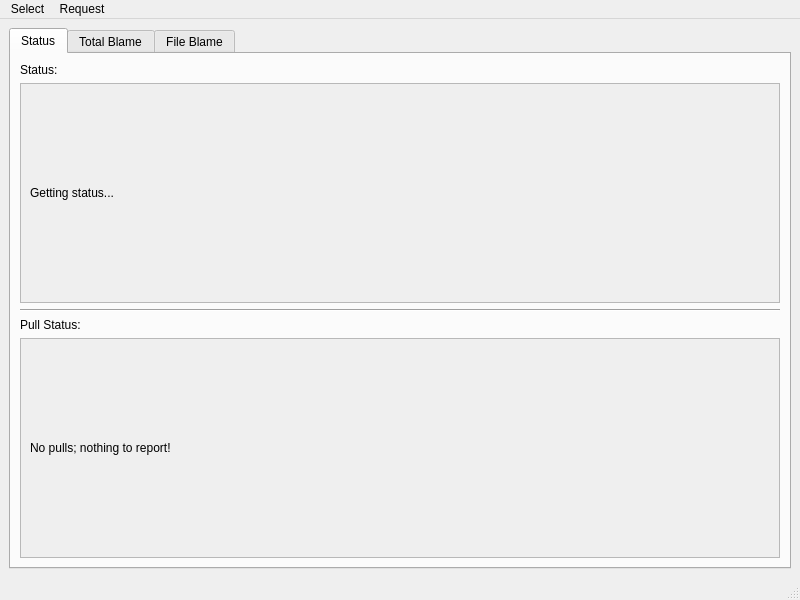
<?xml version="1.0" encoding="UTF-8"?>
<ui version="4.0">
 <class>MainWindow</class>
 <widget class="QMainWindow" name="MainWindow">
  <property name="geometry">
   <rect>
    <x>0</x>
    <y>0</y>
    <width>800</width>
    <height>600</height>
   </rect>
  </property>
  <property name="windowTitle">
   <string>MainWindow</string>
  </property>
  <widget class="QWidget" name="centralwidget">
   <layout class="QHBoxLayout" name="horizontalLayout">
    <item>
     <widget class="QTabWidget" name="tabWidget">
      <property name="currentIndex">
       <number>0</number>
      </property>
      <widget class="QWidget" name="Status">
       <attribute name="title">
        <string>Status</string>
       </attribute>
       <layout class="QVBoxLayout" name="verticalLayout">
        <item>
         <layout class="QHBoxLayout" name="horizontalLayout_4">
          <item>
           <layout class="QVBoxLayout" name="verticalLayout_2">
            <item>
             <widget class="QLabel" name="label_2">
              <property name="sizePolicy">
               <sizepolicy hsizetype="Fixed" vsizetype="Fixed">
                <horstretch>0</horstretch>
                <verstretch>0</verstretch>
               </sizepolicy>
              </property>
              <property name="text">
               <string>Status:</string>
              </property>
             </widget>
            </item>
            <item>
             <widget class="QScrollArea" name="scrollArea_2">
              <property name="widgetResizable">
               <bool>true</bool>
              </property>
              <widget class="QWidget" name="scrollAreaWidgetContents_2">
               <property name="geometry">
                <rect>
                 <x>0</x>
                 <y>0</y>
                 <width>746</width>
                 <height>209</height>
                </rect>
               </property>
               <layout class="QVBoxLayout" name="verticalLayout_5">
                <item>
                 <widget class="QLabel" name="Status_2">
                  <property name="sizePolicy">
                   <sizepolicy hsizetype="Preferred" vsizetype="Minimum">
                    <horstretch>0</horstretch>
                    <verstretch>0</verstretch>
                   </sizepolicy>
                  </property>
                  <property name="text">
                   <string>Getting status...</string>
                  </property>
                 </widget>
                </item>
               </layout>
              </widget>
             </widget>
            </item>
            <item>
             <widget class="Line" name="line">
              <property name="orientation">
               <enum>Qt::Orientation::Horizontal</enum>
              </property>
             </widget>
            </item>
            <item>
             <widget class="QLabel" name="label_3">
              <property name="sizePolicy">
               <sizepolicy hsizetype="Fixed" vsizetype="Fixed">
                <horstretch>0</horstretch>
                <verstretch>0</verstretch>
               </sizepolicy>
              </property>
              <property name="text">
               <string>Pull Status:</string>
              </property>
             </widget>
            </item>
            <item>
             <widget class="QScrollArea" name="scrollArea">
              <property name="widgetResizable">
               <bool>true</bool>
              </property>
              <widget class="QWidget" name="scrollAreaWidgetContents">
               <property name="geometry">
                <rect>
                 <x>0</x>
                 <y>0</y>
                 <width>746</width>
                 <height>209</height>
                </rect>
               </property>
               <layout class="QVBoxLayout" name="verticalLayout_4">
                <item>
                 <widget class="QLabel" name="PullsStatus">
                  <property name="sizePolicy">
                   <sizepolicy hsizetype="Minimum" vsizetype="Minimum">
                    <horstretch>0</horstretch>
                    <verstretch>0</verstretch>
                   </sizepolicy>
                  </property>
                  <property name="text">
                   <string>No pulls; nothing to report!</string>
                  </property>
                 </widget>
                </item>
               </layout>
              </widget>
             </widget>
            </item>
            <item>
             <spacer name="horizontalSpacer">
              <property name="orientation">
               <enum>Qt::Orientation::Horizontal</enum>
              </property>
              <property name="sizeHint" stdset="0">
               <size>
                <width>40</width>
                <height>0</height>
               </size>
              </property>
             </spacer>
            </item>
           </layout>
          </item>
          <item>
           <layout class="QVBoxLayout" name="verticalLayout_3"/>
          </item>
         </layout>
        </item>
       </layout>
      </widget>
      <widget class="QWidget" name="Blame">
       <attribute name="title">
        <string>Total Blame</string>
       </attribute>
       <layout class="QHBoxLayout" name="horizontalLayout_3">
        <item>
         <layout class="QVBoxLayout" name="BlameSlot"/>
        </item>
       </layout>
      </widget>
      <widget class="QWidget" name="FileBlame">
       <attribute name="title">
        <string>File Blame</string>
       </attribute>
       <layout class="QHBoxLayout" name="horizontalLayout_2">
        <item>
         <layout class="QVBoxLayout" name="FileSlot"/>
        </item>
       </layout>
      </widget>
     </widget>
    </item>
   </layout>
  </widget>
  <widget class="QMenuBar" name="menubar">
   <property name="geometry">
    <rect>
     <x>0</x>
     <y>0</y>
     <width>800</width>
     <height>21</height>
    </rect>
   </property>
   <widget class="QMenu" name="menuSelect">
    <property name="title">
     <string>Select</string>
    </property>
    <addaction name="actionFolder"/>
    <addaction name="actionReload_Folder"/>
   </widget>
   <widget class="QMenu" name="menuRequest">
    <property name="title">
     <string>Request</string>
    </property>
    <addaction name="actionPull"/>
   </widget>
   <addaction name="menuSelect"/>
   <addaction name="menuRequest"/>
  </widget>
  <widget class="QStatusBar" name="statusbar"/>
  <action name="actionPull">
   <property name="text">
    <string>Pull</string>
   </property>
  </action>
  <action name="actionFolder">
   <property name="text">
    <string>Folder</string>
   </property>
  </action>
  <action name="actionReload_Folder">
   <property name="text">
    <string>Reload Folder</string>
   </property>
  </action>
 </widget>
 <resources/>
 <connections/>
</ui>
